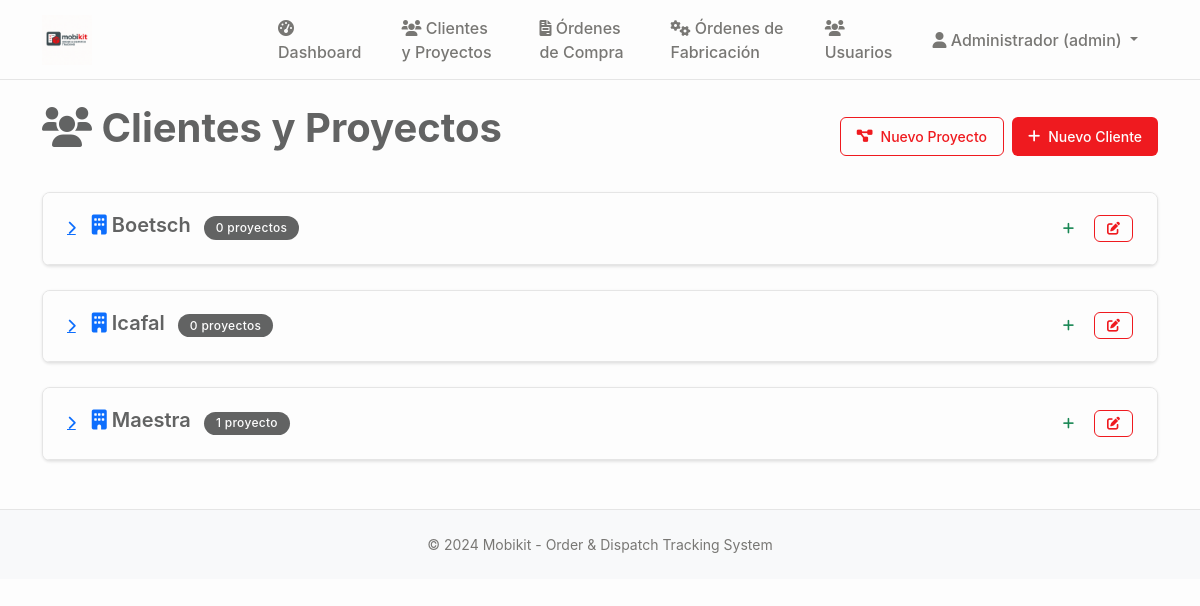
Screenshot of /clientes (signed in) with the database file from the repository.
### tables this page shows
CREATE TABLE clientes (
    id INTEGER PRIMARY KEY AUTOINCREMENT,
    nombre TEXT NOT NULL,
    rut TEXT UNIQUE,
    email TEXT,
    telefono TEXT,
    direccion TEXT,
    ciudad TEXT,
    region TEXT,
    contacto_principal TEXT,
    observaciones TEXT,
    activo BOOLEAN DEFAULT TRUE,
    created_at TIMESTAMP DEFAULT CURRENT_TIMESTAMP,
    updated_at TIMESTAMP DEFAULT CURRENT_TIMESTAMP
);

### main.py (the view)
@app.route('/clientes')
@login_required
def clientes():
    conn = sqlite3.connect('mobikit.db')
    cursor = conn.cursor()
    cursor.execute('''
        SELECT c.id, c.nombre, c.rut, c.email, c.telefono, c.direccion,
               c.ciudad, c.region, c.contacto_principal, c.observaciones,
               COUNT(p.id) as total_proyectos
        FROM clientes c
        LEFT JOIN proyectos p ON c.id = p.cliente_id
        WHERE c.activo = TRUE
        GROUP BY c.id, c.nombre, c.rut, c.email, c.telefono, c.direccion,
                 c.ciudad, c.region, c.contacto_principal, c.observaciones
        ORDER BY c.nombre ASC
    ''')
    clientes_raw = cursor.fetchall()
    clientes_con_proyectos = []
    for cliente in clientes_raw:
        cliente_info = {
            'id': cliente[0],
            'nombre': cliente[1],
            'rut': cliente[2],
            'email': cliente[3],
            'telefono': cliente[4],
            'direccion': cliente[5],
            'ciudad': cliente[6],
            'region': cliente[7],
            'contacto_principal': cliente[8],
            'observaciones': cliente[9],
            'total_proyectos': cliente[10],
            'proyectos': []
        }
        cursor.execute('''
            SELECT p.id, p.codigo, p.nombre, p.descripcion, p.estado,
                   p.estado_proyecto, p.fecha_estimada_inicio, p.monto_neto_provision,
                   p.monto_neto_instalacion, u.nombre as diseñador_nombre,
                   p.prioridad, p.diseñador_id, p.observaciones
            FROM proyectos p
            LEFT JOIN usuarios u ON p.diseñador_id = u.id
            WHERE p.cliente_id = ?
            ORDER BY
                CASE p.estado_proyecto
                    WHEN 'pendiente_presupuesto' THEN 1
                    WHEN 'presupuestado' THEN 2
                    WHEN 'adjudicado' THEN 3
                    ELSE 4
                END,
                p.created_at DESC
        ''', (cliente_info['id'],))
        proyectos = cursor.fetchall()
        for proyecto in proyectos:
            proyecto_dict = {
                'id': proyecto[0],
                'codigo': proyecto[1],
                'nombre': proyecto[2],
                'descripcion': proyecto[3],
                'estado': proyecto[4],
                'estado_proyecto': proyecto[5] or 'pendiente_presupuesto',
                'fecha_estimada_inicio': proyecto[6],
                'monto_neto_provision': proyecto[7],
                'monto_neto_instalacion': proyecto[8],
                'diseñador_nombre': proyecto[9],
                'prioridad': proyecto[10] or 'media',
                'diseñador_id': proyecto[11],
                'observaciones': proyecto[12],
                'archivado': proyecto[13] if len(proyecto) > 13 else False
            }
            cliente_info['proyectos'].append(proyecto_dict)
        clientes_con_proyectos.append(cliente_info)
    cursor.execute('SELECT id, nombre FROM clientes WHERE activo = TRUE ORDER BY nombre ASC')
    clientes_disponibles = cursor.fetchall()
    cursor.execute('SELECT id, nombre FROM usuarios WHERE rol = "diseñador" AND activo = TRUE ORDER BY nombre ASC')
    diseñadores_disponibles = cursor.fetchall()
    conn.close()
    return render_template('clientes.html',
                         clientes_con_proyectos=clientes_con_proyectos,
                         clientes_disponibles=clientes_disponibles,
                         diseñadores_disponibles=diseñadores_disponibles)

### main.py (called while the page is built)
def login_required(f):
    @wraps(f)
    def decorated_function(*args, **kwargs):
        if 'user_id' not in session:
            return redirect(url_for('login'))
        return f(*args, **kwargs)
    return decorated_function

### templates/clientes.html (shortened to what this page needs)
{% extends "base.html" %}
{% block content %}
<div class="d-flex justify-content-between align-items-center mb-4">
    <h1><i class="fas fa-users"></i> Clientes y Proyectos</h1>
    {% if session.user_role in ['admin', 'general'] %}
    <div class="d-flex gap-2">
        <button type="button" class="btn btn-outline-primary" data-bs-toggle="modal" data-bs-target="#nuevoProyectoModal">
            <i class="fas fa-project-diagram"></i> Nuevo Proyecto
        </button>
        <button type="button" class="btn btn-primary" data-bs-toggle="modal" data-bs-target="#nuevoClienteModal">
            <i class="fas fa-plus"></i> Nuevo Cliente
        </button>
    </div>
    {% endif %}
</div>
{% if clientes_con_proyectos %}
    {% for cliente in clientes_con_proyectos %}
    <div class="card mb-4">
        <div class="card-header">
            <div class="d-flex justify-content-between align-items-center">
                <div class="d-flex align-items-center">
                    <button class="btn btn-link p-0 me-3" type="button" data-bs-toggle="collapse"
                            data-bs-target="#cliente-{{ cliente.id }}" aria-expanded="false">
                        <i class="fas fa-chevron-right" id="chevron-{{ cliente.id }}"></i>
                    </button>
                    <div>
                        <h5 class="mb-0">
                            <i class="fas fa-building text-primary"></i> {{ cliente.nombre }}
                            <span class="badge bg-secondary ms-2">{{ cliente.total_proyectos }} proyecto{{ 's' if cliente.total_proyectos != 1 else '' }}</span>
                        </h5>
                    </div>
                </div>
                <div class="d-flex gap-2">
                    {% if session.user_role in ['admin', 'general', 'diseñador'] %}
                    <button type="button" class="btn btn-sm btn-outline-success"
                            onclick="nuevoProyecto({{ cliente.id }}, '{{ cliente.nombre }}')" title="Nuevo proyecto">
                        <i class="fas fa-plus"></i>
                    </button>
                    {% endif %}
                    {% if session.user_role in ['admin', 'general'] %}
                    <button type="button" class="btn btn-sm btn-outline-primary"
                            onclick="editarCliente({{ cliente.id }}, '{{ cliente.nombre }}', '{{ cliente.rut or '' }}', '{{ cliente.email or '' }}', '{{ cliente.telefono or '' }}', '{{ cliente.direccion or '' }}', '{{ cliente.ciudad or '' }}', '{{ cliente.region or '' }}', '{{ cliente.contacto_principal or '' }}', '{{ cliente.observaciones or '' }}')"
                            title="Editar cliente">
                        <i class="fas fa-edit"></i>
                    </button>
                    {% endif %}
                </div>
            </div>
        </div>
    </div>
    {% endfor %}
{% endif %}
{% endblock %}

### static/css/style.css (style rules this page uses)
:root { --mobikit-red: #EF1A1F; --mobikit-red-light: #F58B8F; --mobikit-red-dark: #C7161A; --mobikit-gray: #626363; --mobikit-gray-logo: #626363; --mobikit-light-gray: #8C8C8C; --mobikit-dark-gray: #4A4A4A; --mobikit-white: #FDFDFD; --mobikit-light-bg: #FAFAFA; --mobikit-border: #E5E5E5; --mobikit-hover: #F5F5F5; --mobikit-text-light: #787774; --mobikit-sidebar: #F7F6F3; --mobikit-cocinas: #EF1A1F; --mobikit-closet: #626363; --mobikit-success: #22C55E; --mobikit-warning: #F59E0B; --mobikit-info: #626363; --mobikit-danger: #EF1A1F; }
* { box-sizing: border-box; }
body { font-family: -apple-system, BlinkMacSystemFont, 'Segoe UI', Roboto, 'Helvetica Neue', Arial, sans-serif; background-color: var(--mobikit-white); color: var(--mobikit-gray); line-height: 1.5; margin: 0; padding: 0; }
h1 { font-size: 2.5rem; font-weight: 700; color: var(--mobikit-gray); margin-bottom: 1rem; line-height: 1.2; }
h4, h5, h6 { font-weight: 600; color: var(--mobikit-gray); margin-bottom: 0.5rem; }
.card { background-color: var(--mobikit-white); border: 1px solid var(--mobikit-border); border-radius: 8px; box-shadow: 0 1px 3px rgba(0, 0, 0, 0.1); margin-bottom: 1.5rem; overflow: hidden; transition: all 0.2s ease; }
.card-header { background-color: var(--mobikit-white); border-bottom: 1px solid var(--mobikit-border); padding: 1.25rem 1.5rem; font-weight: 600; color: var(--mobikit-gray); font-size: 1.1rem; }
.btn { font-weight: 500; border-radius: 6px; padding: 0.5rem 1rem; font-size: 0.875rem; border: none; cursor: pointer; transition: all 0.2s ease; display: inline-flex; align-items: center; gap: 0.5rem; }
.btn-primary { background-color: var(--mobikit-red); color: var(--mobikit-white); }
.btn-outline-primary { background-color: transparent; color: var(--mobikit-red); border: 1px solid var(--mobikit-red); }
.btn-sm { padding: 0.375rem 0.75rem; font-size: 0.8125rem; }
.badge { font-weight: 500; padding: 0.35rem 0.75rem; border-radius: 20px; font-size: 0.75rem; letter-spacing: 0.025em; color: var(--mobikit-white) !important; }
.badge.bg-secondary { background-color: var(--mobikit-info) !important; }

### rows the page displays
clientes: nombre "Boetsch", total_proyectos "0", total_proyectos "s"
clientes: nombre "Icafal", total_proyectos "0", total_proyectos "s"
clientes: nombre "Maestra", total_proyectos "1"

### other values shown
{{ session.user_name }} "Administrador"
{{ session.user_role }} "admin"
